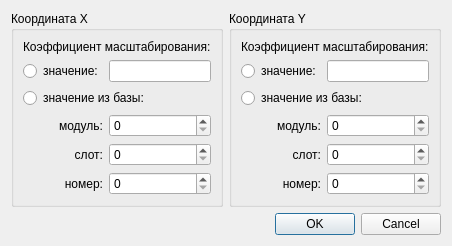
<ui version="4.0" >
 <class>MBMasterSlotExportDialog</class>
 <widget class="QDialog" name="MBMasterSlotExportDialog" >
  <property name="geometry" >
   <rect>
    <x>0</x>
    <y>0</y>
    <width>404</width>
    <height>229</height>
   </rect>
  </property>
  <property name="windowTitle" >
   <string>Dialog</string>
  </property>
  <layout class="QGridLayout" name="gridLayout_3" >
   <item row="0" column="0" >
    <widget class="QGroupBox" name="groupBox" >
     <property name="title" >
      <string>Координата X</string>
     </property>
     <layout class="QGridLayout" name="gridLayout" >
      <item row="0" column="0" colspan="2" >
       <widget class="QLabel" name="label" >
        <property name="text" >
         <string>Коэффициент масштабирования:</string>
        </property>
       </widget>
      </item>
      <item row="1" column="0" >
       <widget class="QRadioButton" name="radioButton" >
        <property name="text" >
         <string>значение:</string>
        </property>
       </widget>
      </item>
      <item row="1" column="1" >
       <widget class="QLineEdit" name="lineEdit" />
      </item>
      <item row="2" column="0" colspan="2" >
       <widget class="QRadioButton" name="radioButton_2" >
        <property name="text" >
         <string>значение из базы:</string>
        </property>
       </widget>
      </item>
      <item row="3" column="0" >
       <widget class="QLabel" name="label_2" >
        <property name="text" >
         <string>      модуль:</string>
        </property>
        <property name="alignment" >
         <set>Qt::AlignRight|Qt::AlignTrailing|Qt::AlignVCenter</set>
        </property>
       </widget>
      </item>
      <item row="3" column="1" >
       <widget class="QSpinBox" name="spinBox" />
      </item>
      <item row="4" column="0" >
       <widget class="QLabel" name="label_3" >
        <property name="text" >
         <string>      слот:</string>
        </property>
        <property name="alignment" >
         <set>Qt::AlignRight|Qt::AlignTrailing|Qt::AlignVCenter</set>
        </property>
       </widget>
      </item>
      <item row="4" column="1" >
       <widget class="QSpinBox" name="spinBox_2" />
      </item>
      <item row="5" column="0" >
       <widget class="QLabel" name="label_4" >
        <property name="text" >
         <string>      номер:</string>
        </property>
        <property name="alignment" >
         <set>Qt::AlignRight|Qt::AlignTrailing|Qt::AlignVCenter</set>
        </property>
       </widget>
      </item>
      <item row="5" column="1" >
       <widget class="QSpinBox" name="spinBox_3" />
      </item>
     </layout>
    </widget>
   </item>
   <item row="0" column="1" >
    <widget class="QGroupBox" name="groupBox_2" >
     <property name="title" >
      <string>Координата Y</string>
     </property>
     <layout class="QGridLayout" name="gridLayout_2" >
      <item row="0" column="0" colspan="2" >
       <widget class="QLabel" name="label_5" >
        <property name="text" >
         <string>Коэффициент масштабирования:</string>
        </property>
       </widget>
      </item>
      <item row="1" column="0" >
       <widget class="QRadioButton" name="radioButton_3" >
        <property name="text" >
         <string>значение:</string>
        </property>
       </widget>
      </item>
      <item row="1" column="1" >
       <widget class="QLineEdit" name="lineEdit_2" />
      </item>
      <item row="2" column="0" colspan="2" >
       <widget class="QRadioButton" name="radioButton_4" >
        <property name="text" >
         <string>значение из базы:</string>
        </property>
       </widget>
      </item>
      <item row="3" column="0" >
       <widget class="QLabel" name="label_6" >
        <property name="text" >
         <string>      модуль:</string>
        </property>
        <property name="alignment" >
         <set>Qt::AlignRight|Qt::AlignTrailing|Qt::AlignVCenter</set>
        </property>
       </widget>
      </item>
      <item row="3" column="1" >
       <widget class="QSpinBox" name="spinBox_4" />
      </item>
      <item row="4" column="0" >
       <widget class="QLabel" name="label_7" >
        <property name="text" >
         <string>      слот:</string>
        </property>
        <property name="alignment" >
         <set>Qt::AlignRight|Qt::AlignTrailing|Qt::AlignVCenter</set>
        </property>
       </widget>
      </item>
      <item row="4" column="1" >
       <widget class="QSpinBox" name="spinBox_5" />
      </item>
      <item row="5" column="0" >
       <widget class="QLabel" name="label_8" >
        <property name="text" >
         <string>      номер:</string>
        </property>
        <property name="alignment" >
         <set>Qt::AlignRight|Qt::AlignTrailing|Qt::AlignVCenter</set>
        </property>
       </widget>
      </item>
      <item row="5" column="1" >
       <widget class="QSpinBox" name="spinBox_6" />
      </item>
     </layout>
    </widget>
   </item>
   <item row="1" column="0" colspan="2" >
    <widget class="QDialogButtonBox" name="buttonBox" >
     <property name="orientation" >
      <enum>Qt::Horizontal</enum>
     </property>
     <property name="standardButtons" >
      <set>QDialogButtonBox::Cancel|QDialogButtonBox::Ok</set>
     </property>
    </widget>
   </item>
  </layout>
 </widget>
 <resources/>
 <connections>
  <connection>
   <sender>buttonBox</sender>
   <signal>accepted()</signal>
   <receiver>MBMasterSlotExportDialog</receiver>
   <slot>accept()</slot>
   <hints>
    <hint type="sourcelabel" >
     <x>248</x>
     <y>254</y>
    </hint>
    <hint type="destinationlabel" >
     <x>157</x>
     <y>274</y>
    </hint>
   </hints>
  </connection>
  <connection>
   <sender>buttonBox</sender>
   <signal>rejected()</signal>
   <receiver>MBMasterSlotExportDialog</receiver>
   <slot>reject()</slot>
   <hints>
    <hint type="sourcelabel" >
     <x>316</x>
     <y>260</y>
    </hint>
    <hint type="destinationlabel" >
     <x>286</x>
     <y>274</y>
    </hint>
   </hints>
  </connection>
 </connections>
</ui>
